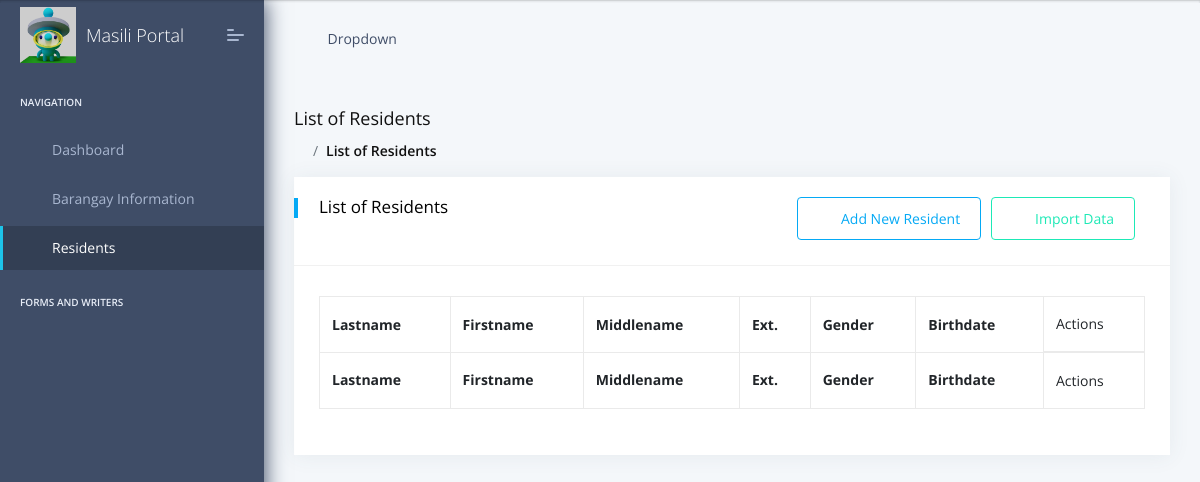
The page /residents/ on the database as committed earlier.
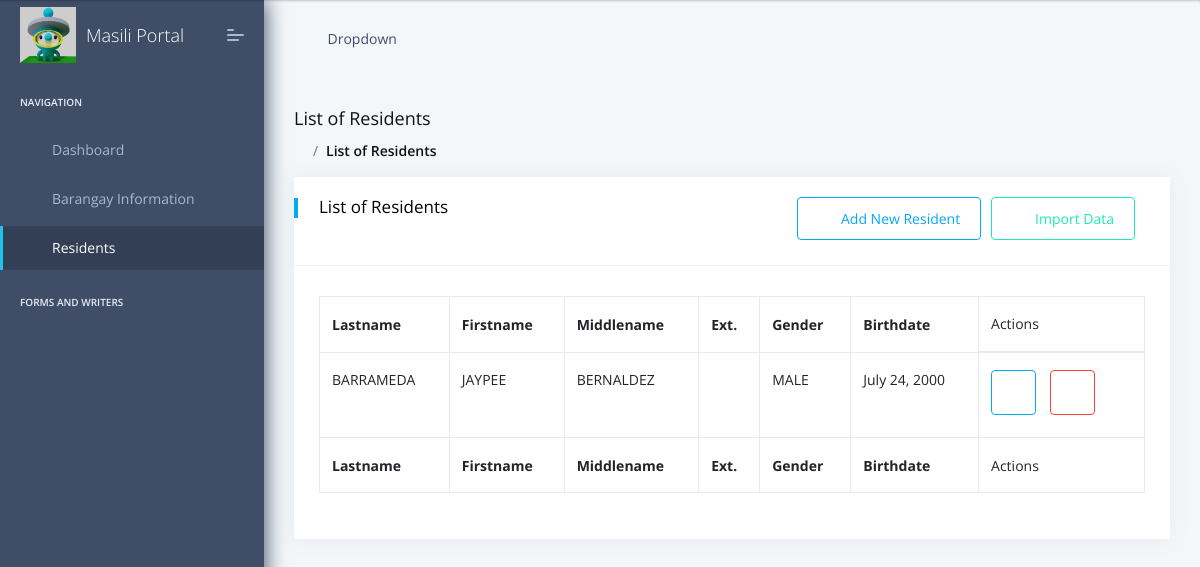
The same page on the database as committed later.
### apps/home/models.py (models this page shows)
class Resident(models.Model):
    id = models.AutoField(primary_key=True)
    res_fname = models.CharField(max_length=50, blank=False)
    res_lname = models.CharField(max_length=50, blank=False)
    res_mname = models.CharField(max_length=50, blank=True)
    res_extname = models.CharField(max_length=5, blank=True)
    gender = (
        ['MALE', 'MALE'],
        ['FEMALE', 'FEMALE']
    )
    res_gender = models.CharField(max_length=10, choices=gender, blank=False)
    res_bdate = models.DateField(blank=False)
    res_place_of_birth = models.CharField(max_length=50, blank=False)
    res_purok = models.ForeignKey('purok', on_delete=models.CASCADE, blank=False)
    res_address1 = models.CharField(max_length=100, blank=False)
    res_contactNo = models.CharField(max_length=11, blank=False)
    res_email = models.EmailField(max_length=50, blank=False)
    civil_status = (
        ['SINGLE', 'SINGLE'],
        ['MARRIED', 'MARRIED'],
        ['WIDOWED', 'WIDOWED'],
        ['SEPARATED', 'SEPARATED'],
        ['DIVORCED', 'DIVORCED']
    )
    res_civil_status = models.CharField(max_length=10, choices=civil_status, blank=False)
    res_occupation = models.CharField(max_length=50, blank=False)
    res_nationality = models.CharField(max_length=50, blank=False)
    res_religion = models.CharField(max_length=50, blank=False)
    res_photo = models.ImageField(upload_to=resPhoto_path(), blank=True, null=True, storage=storage.OverwriteStorage())
    voter=(('YES','YES'),('NO','NO'))
    res_isVoter = models.CharField(max_length=10, choices=voter, blank=False)
    def __str__(self):
        return str(self.id)

### apps/home/views.py (the view)
# urls.py: path('residents/', views.residents_list, name='brgy_residents'),
def residents_list(request):
    _data = models.Resident.objects.all()
    print(_data)
    context = {'segment': 'residents', 'data': _data}
    html_template = loader.get_template('home/residents/residents_list.html')
    return HttpResponse(html_template.render(context, request))

### apps/context_processors.py (called while the page is built)
def cfg_assets_root(request):
    return { 'ASSETS_ROOT' : settings.ASSETS_ROOT }

### apps/templates/home/residents/residents_list.html (shortened to what this page needs)
{% extends 'home/residents/residents_base.html' %}
{% load static %}
{% block header %}
    <div class="page-header-title">
        <h5 class="m-b-10">List of Residents</h5>
    </div>
    <ul class="breadcrumb">
        <li class="breadcrumb-item"><a href="{% url 'home' %}"><i class="feather icon-home"></i></a></li>
        <li class="breadcrumb-item"><a href="/">List of Residents</a></li>
    </ul>
{% endblock %}
{% block resident_view %}
    <div class="row">
        <div class="col-xl-12">
            <div class="card">
                <div class="card-header">
                    <h5>List of Residents</h5>
                    <a class="btn btn-outline-success float-right" href='{% url 'brgy_resident_add' %}'><i class="fas fa-plus"></i>Import Data</a>
                    <a class="btn btn-outline-primary float-right" href='{% url 'brgy_resident_add' %}'><i class="fas fa-plus"></i>Add New Resident</a>
                </div>
                <div class="card-block table-border-style">
                    <div class="table-responsive">
                        <table id="example1" class="table table-bordered table-hover">
                            <thead>
                            <tr>
                                <th>Lastname</th>
                                <th>Firstname</th>
                                <th>Middlename</th>
                                <th>Ext.</th>
                                <th>Gender</th>
                                <th>Birthdate</th>
                                <td>Actions</td>
                            </tr>
                            </thead>
                            <tbody>
                            {% for resident in data %}
                                <tr>
                                    <td>{{ resident.res_lname }}</td>
                                    <td>{{ resident.res_fname }}</td>
                                    <td>{{ resident.res_mname }}</td>
                                    <td>{{ resident.res_extname }}</td>
                                    <td>{{ resident.res_gender }}</td>
                                    <td>{{ resident.res_bdate }}</td>
                                    <td>
                                        <a class="btn btn-icon btn-outline-primary" href="{% url 'resident_view' resident.id %}"><i class="fas fa-info"></i></a>
                                        <a class="btn btn-icon btn-outline-danger" href="{% url 'brgy_purok_delete' resident.id %}"><i class="fas fa-trash"></i></a>
                                    </td>
                                </tr>
                            {% endfor %}
                            </tbody>
                            <tfoot>
                            <tr>
                                <th>Lastname</th>
                                <th>Firstname</th>
                                <th>Middlename</th>
                                <th>Ext.</th>
                                <th>Gender</th>
                                <th>Birthdate</th>
                                <td>Actions</td>
                            </tr>
                            </tfoot>
                        </table>
                    </div>
                </div>
            </div>
        </div>
    </div>
{% endblock %}

### apps/templates/home/residents/residents_base.html (shortened to what this page needs)
{% extends "layouts/base.html" %}
{% load static %}
{% block stylesheets %}
    <link rel="stylesheet" href="{% static 'assets/plugins/datatables-bs4/css/dataTables.bootstrap4.min.css' %}">
    <link rel="stylesheet" href="{% static 'assets/plugins/datatables-responsive/css/responsive.bootstrap4.min.css' %}">
    <link rel="stylesheet" href="{% static 'assets/plugins/datatables-buttons/css/buttons.bootstrap4.min.css' %}">
    <link rel="stylesheet" href="{% static 'assets/plugins/style.min.css' %}">
{% endblock stylesheets %}
{% block content %}
    <section class="pcoded-main-container">
        <div class="pcoded-wrapper">
            <div class="pcoded-content">
                <div class="pcoded-inner-content">
                    <div class="page-header">
                        <div class="page-block">
                            <div class="row align-items-center">
                                <div class="col-md-12">
                                    {% block header %}
                                    {% endblock header %}
                                </div>
                            </div>
                        </div>
                    </div>
                    <div class="main-body">
                        <div class="page-wrapper">
                            {% block resident_view %}
                            {% endblock %}
                        </div>
                    </div>
                </div>
            </div>
        </div>
    </section>
{% endblock %}

### apps/templates/layouts/base.html (shortened to what this page needs)
{% load static %}
<!DOCTYPE html>
<html lang="en">
<head>
    <link rel="stylesheet" href="{{ ASSETS_ROOT }}/fonts/fontawesome/css/fontawesome-all.min.css">
    <link rel="stylesheet" href="{{ ASSETS_ROOT }}/plugins/animation/css/animate.min.css">
    <link rel="stylesheet" href="{{ ASSETS_ROOT }}/css/style.css">
    <link rel="stylesheet" href="{{ ASSETS_ROOT }}/css/dark.css">
    {% block stylesheets %}{% endblock stylesheets %}
</head>
<body>
    {% include 'includes/sidebar.html' %}
    {% include 'includes/navigation.html' %}
    {% block content %}{% endblock content %}
</body>
</html>

### apps/templates/includes/sidebar.html (shortened to what this page needs)
{% load static %}
<nav class="pcoded-navbar">
    <div class="navbar-wrapper">
        <div class="navbar-brand header-logo">
            <a href="/" class="b-brand">
                <div class="w-25">
                    <img class="w-100" src="{% static 'media/brgy_info/logo.png' %}">
                </div>
                <span class="b-title">Masili Portal</span>
            </a>
            <a class="mobile-menu" id="mobile-collapse" href="javascript:"><span></span></a>
        </div>
        <div class="navbar-content scroll-div">
            <ul class="nav pcoded-inner-navbar">
                <li class="nav-item pcoded-menu-caption">
                    <label>Navigation</label>
                </li>
                <li data-username="dashboard"
                    class="nav-item {% if 'index' in segment %} active {% endif %}">
                    <a href="/" class="nav-link "><span class="pcoded-micon"><i class="fas fa-tachometer-alt"></i></span><span
                            class="pcoded-mtext">Dashboard</span></a>
                </li>
                <li class="nav-item pcoded-hasmenu {% if 'brgy_info' in segment %} active pcoded-trigger {% endif %}">
                    <a href="javascript:" class="nav-link "><span class="pcoded-micon"><i class="fas fa-info"></i></span><span
                            class="pcoded-mtext">Barangay Information</span></a>
                </li>
                <li data-username="resident"
                    class="nav-item {% if 'residents' in segment %} active {% endif %}">
                    <a href="{% url 'brgy_residents' %}" class="nav-link "><span class="pcoded-micon"><i class="fas fa-users"></i></span><span
                            class="pcoded-mtext">Residents</span></a>
                </li>
                <li class="nav-item pcoded-menu-caption">
                    <label>Forms and Writers</label>
                </li>
            </ul>
        </div>
    </div>
</nav>

### apps/templates/includes/navigation.html (shortened to what this page needs)
{% load static %}
<header class="navbar pcoded-header navbar-expand-lg navbar-light">
    <div class="collapse navbar-collapse">
        <ul class="navbar-nav mr-auto">
            <li><a href="javascript:" class="full-screen" onclick="javascript:toggleFullScreen()"><i
                    class="feather icon-maximize"></i></a></li>
            <li class="nav-item dropdown">
                <a class="dropdown-toggle" href="javascript:" data-toggle="dropdown">Dropdown</a>
            </li>
            <li class="nav-item">
                <div class="main-search">
                    <div class="input-group">
                        <span class="input-group-append search-btn btn btn-primary">
                                <i class="feather icon-search input-group-text"></i>
                            </span>
                    </div>
                </div>
            </li>
        </ul>
        <ul class="navbar-nav ml-auto">
            <li>
                <label>
                    <i class="icon feather icon-sun" id="theme-indicator"></i>
                </label>
            </li>
            <li>
                <div class="dropdown">
                    <a class="dropdown-toggle" href="javascript:" data-toggle="dropdown"><i
                            class="icon feather icon-bell"></i></a>
                </div>
            </li>
            <li>
                <div class="dropdown drp-user">
                    <a href="javascript:" class="dropdown-toggle" data-toggle="dropdown">
                        <i class="icon feather icon-settings"></i>
                    </a>
                </div>
            </li>
        </ul>
    </div>
</header>

### apps/static/assets/css/dark.css (style rules this page uses)
#theme-indicator { cursor: pointer; }
.pcoded-header label { color: #3f4d67; }

Rows that differ between the two databases and show on the page:
added Resident: res_lname "BARRAMEDA", res_fname "JAYPEE", res_mname "BERNALDEZ", res_gender "MALE", res_bdate "July 24, 2000"
